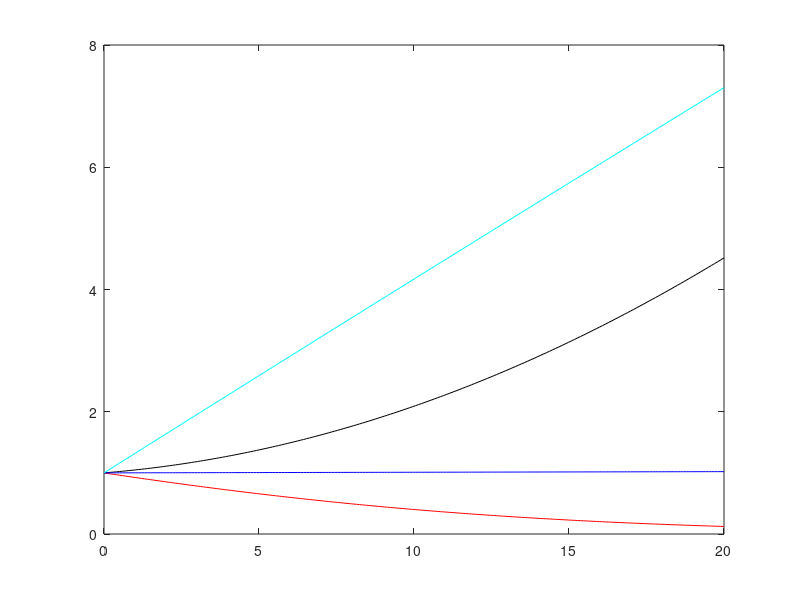
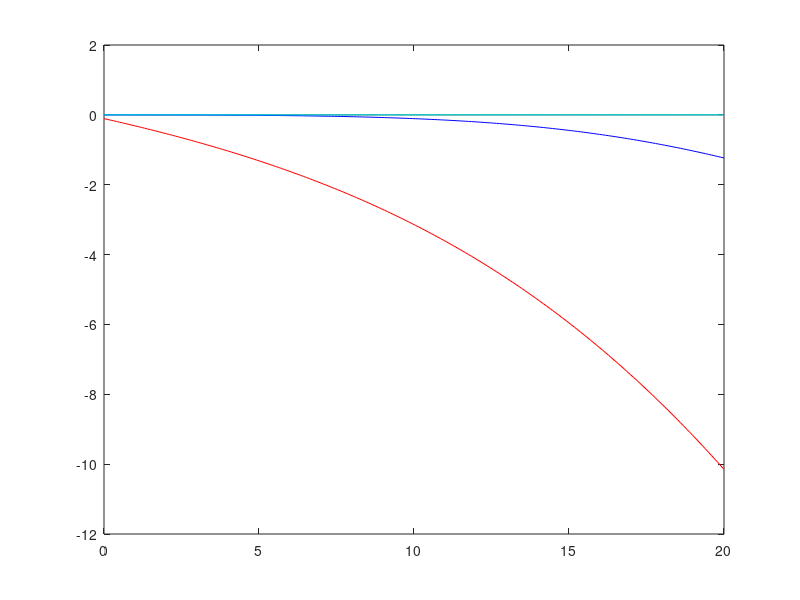
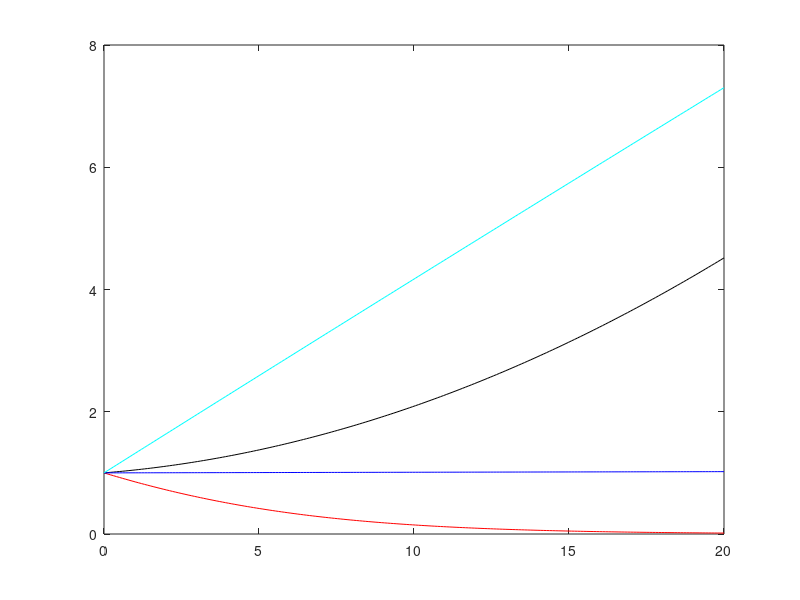

Write the MATLAB code that produced these figures, in order.
clear all
clc
close all

A = load('forward_sol.txt');

t = A(1,:);
T = A(2,:);
N = A(3,:);
L = A(4,:);
C = A(5,:);

figure(1)
plot(t,T,'r',t,N,'k',t,L,'b',t,C,'c')

B = load('adjoint_sol.txt');

tB = B(1,:);
TB = B(2,:);
NB = B(3,:);
LB = B(4,:);
CB = B(5,:);

figure(2)
plot(tB,TB,'r',tB,NB,'k',tB,LB,'b',tB,CB,'c')

D = load('data.txt');

tD = D(1,:);
TD = D(2,:);
ND = D(3,:);
LD = D(4,:);
CD = D(5,:);

figure(3)
plot(tD,TD,'r',tD,ND,'k',tD,LD,'b',tD,CD,'c')